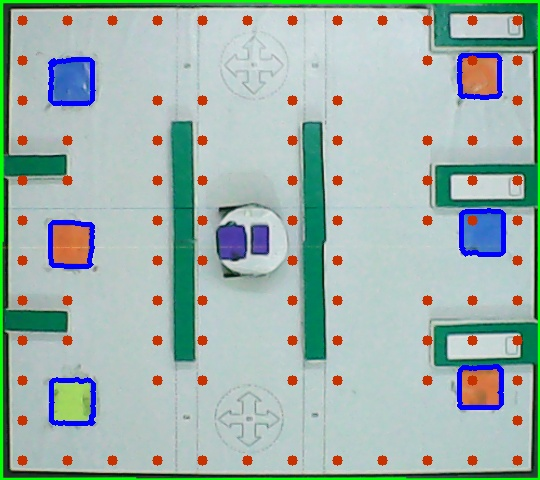
#> input picture task5/implementation code/dilated obstacle.jpg, 540 x 480 px; its folder holds only this picture in this run
$ python -i imglib.py   (imports and definitions only)   (Python 2 division)
#> lines starting #> are read from the running program, lines starting #| are printed output that depends on the picture; after the words box and inside, x2 and y2 are one past the last pixel; in counts of white or black regions, pixels touching at a corner belong together
#> further down, picture is the input picture: shape (480, 540, 3); mean B, G, R 173.1, 179, 157.2
import numpy
import cv2
import heapq
grid_line_x = 13
grid_line_y = 13
m=480/(grid_line_x-1)
n=540/(grid_line_y-1)
grid_map = [ [ 0 for i in range(grid_line_x-1) ] for j in range(grid_line_y-1) ]
###############################
# trims contours accoding to given area
#
#
#
def areacon(contours,area,sub):
        count=0
        #con=0
        for i in range(len(contours)):
                ar = cv2.contourArea(contours[i])
                #print ar,area
                if ar>area-sub and ar<area+sub:#detecting provision marker
                        contours[count]=contours[i]
                        count=count+1
                        #print count
        return contours,count


########################################
##############
# Image clipper
#
#
#
#
# [180 lines left out: functions imgclip, obstacle, markobstacle, grid_draw, solve, build_path, not called in this run]

###########################################################
class GridPoint(object):
    """Represent a position on a grid."""
    def __init__(self, x, y): #self referencing x and  y coordinates
        self.x = x
        self.y = y

    def __hash__(self): #returning hash value of the GridPoint object
        return hash((self.x, self.y))

    def __repr__(self):                         #returns values stored in current object, values are x and y coordinates
        return "(%d,%d)" % (self.y+1, self.x+1)

    def __eq__(self, other):
        return self.x == other.x and self.y == other.y

    # [22 lines left out: function get_moves, not called in this run]


#############################################################


###########################################
# calculate contours coordinates
#
#
#
#
def ccoor(contour):
        M = cv2.moments(contour)
        cx = int(M['m10']/M['m00'])
        cy = int(M['m01']/M['m00'])
        return cx,cy
###########################################
##################################
#idetifying markers and returning their array coordinates
#
#
#
#
def markers(img):
        marker = [ [ 0 for i in range(3) ] for j in range(8) ]
        count=0
        flag=1
        hsv = cv2.cvtColor(img,cv2.COLOR_BGR2HSV)
#> hsv: shape (480, 540, 3); mean H, S, V 81.9, 62, 190.3
        #Starting with red markers
        MIN= numpy.array([0,100,100],numpy.uint8)
        MAX= numpy.array([30,255,255],numpy.uint8)
        mask = cv2.inRange(hsv, MIN,MAX)
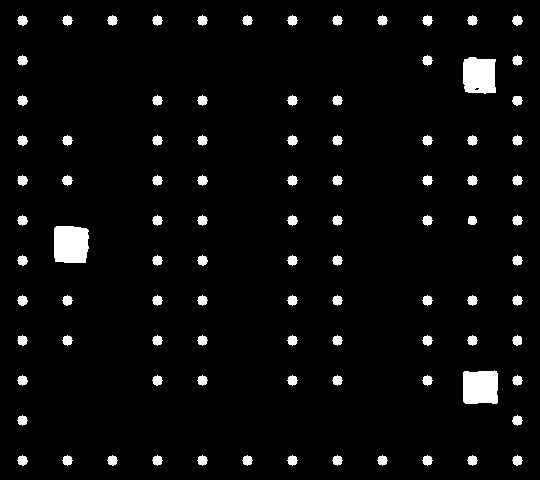
#> mask: shape (480, 540); 4.2% white; 95 white regions, largest, box (x1, y1, x2, y2) and area: (54, 226, 89, 263) 1212, (463, 370, 498, 404) 1122, (463, 57, 496, 94) 1089
        ret,thresh = cv2.threshold(mask,127,255,1)
#> thresh: shape (480, 540); 95.8% white; 95 black regions
        Rcontours, h = cv2.findContours(thresh,cv2.RETR_TREE,cv2.CHAIN_APPROX_SIMPLE)
#> Rcontours = 97 contours, 1 with area under 20; largest, box (x1, y1, x2, y2) and area: (0, 0, 540, 480) 258181, (53, 225, 90, 264) 1278, (462, 369, 499, 405) 1186, (462, 56, 497, 95) 1159, (16, 174, 29, 187) 100; h = 97 rows, first 6: [-1, -1, 1, -1], [2, -1, -1, 0], [3, 1, -1, 0], [4, 2, -1, 0], [5, 3, -1, 0], [6, 4, -1, 0]
        Rcontours=sorted(Rcontours, key = cv2.contourArea, reverse = True)[:5]
#> Rcontours = 5 contours; box (x1, y1, x2, y2) and area: (0, 0, 540, 480) 258181, (53, 225, 90, 264) 1278, (462, 369, 499, 405) 1186, (462, 56, 497, 95) 1159, (16, 174, 29, 187) 100
        Rcontours,length=areacon(Rcontours,1500,900)
#> the loop in areacon, `for i in range(len(contours)):` made 5 passes
#> ar on passes 1 to 5: 258181, 1277.5, 1186.5, 1159, 100.5
#> after the loop in areacon, `for i in range(len(contours)):`: contours = 5 contours; box (x1, y1, x2, y2) and area: (53, 225, 90, 264) 1278, (462, 369, 499, 405) 1186, (462, 56, 497, 95) 1159, (462, 56, 497, 95) 1159, (16, 174, 29, 187) 100; count = 3
#> Rcontours has the same summary as contours in areacon; length = 3
        if(length==0):
                flag=0
        Rcontours=sorted(Rcontours, key = cv2.contourArea, reverse = True)[:length]
#> Rcontours = 3 contours; box (x1, y1, x2, y2) and area: (53, 225, 90, 264) 1278, (462, 369, 499, 405) 1186, (462, 56, 497, 95) 1159
        cv2.drawContours(img,Rcontours,-1,(255,0,0),3)
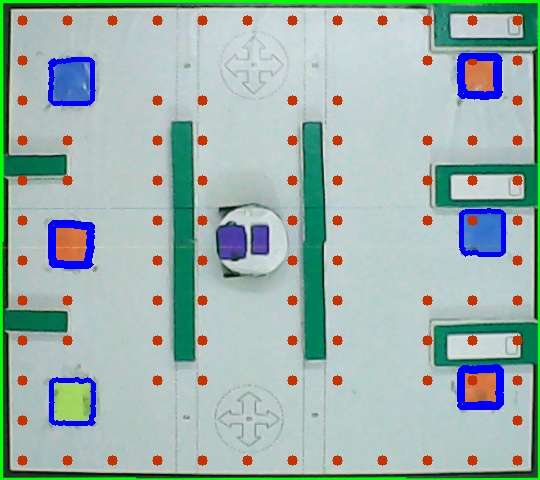
#> img: shape (480, 540, 3); 0.76% of pixels changed, all inside (x1, y1, x2, y2) = (51, 54, 501, 407)
        #print len(Rcontours)

        # blue markers
        MIN= numpy.array([95,100,100],numpy.uint8)
        MAX= numpy.array([130,255,255],numpy.uint8)
        mask = cv2.inRange(hsv, MIN,MAX)
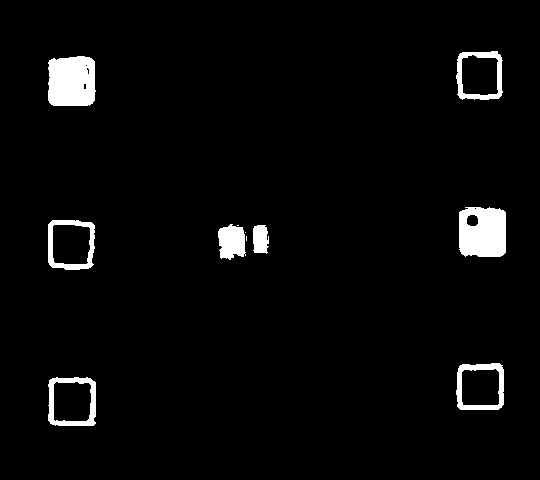
#> mask: shape (480, 540); 3.4% white; 11 white regions (3 under 20 px), largest, box (x1, y1, x2, y2) and area: (48, 56, 96, 106) 2200, (459, 207, 506, 257) 2124, (48, 377, 96, 426) 869
        ret,thresh = cv2.threshold(mask,127,255,1)
#> thresh: shape (480, 540); 96.6% white; 11 black regions (3 under 20 px)
        Bcontours, h = cv2.findContours(thresh,cv2.RETR_TREE,cv2.CHAIN_APPROX_SIMPLE)
#> Bcontours = 22 contours, 8 with area under 20; largest, box (x1, y1, x2, y2) and area: (0, 0, 540, 480) 258181, (47, 376, 97, 427) 2324, (458, 206, 507, 258) 2318, (47, 55, 97, 107) 2305, (47, 219, 96, 271) 2272; h = 22 rows, first 6: [-1, -1, 1, -1], [3, -1, 2, 0], [-1, -1, -1, 1], [5, 1, 4, 0], [-1, -1, -1, 3], [6, 3, -1, 0]
        Bcontours=sorted(Bcontours, key = cv2.contourArea, reverse = True)[:5]
#> Bcontours = 5 contours; box (x1, y1, x2, y2) and area: (0, 0, 540, 480) 258181, (47, 376, 97, 427) 2324, (458, 206, 507, 258) 2318, (47, 55, 97, 107) 2305, (47, 219, 96, 271) 2272
        Bcontours,length=areacon(Bcontours,1500,600)
#> the loop in areacon (call 2), `for i in range(len(contours)):` made 5 passes
#> ar on passes 1 to 5: 258181, 2323.5, 2318.5, 2305, 2272.5
#> after the loop in areacon (call 2), `for i in range(len(contours)):`: contours has the same summary as Bcontours in markers; count = 0
#> length = 0
        if(length==0):
                flag=0
        Bcontours=sorted(Bcontours, key = cv2.contourArea, reverse = True)[:length]
#> Bcontours = []

        #print "Blue markers",length
        cv2.drawContours(img,Bcontours,-1,(255,0,0),3)
        #yellow markers

        MIN= numpy.array([35,60,100],numpy.uint8)
        MAX= numpy.array([60,255,255],numpy.uint8)
        mask = cv2.inRange(hsv, MIN,MAX)
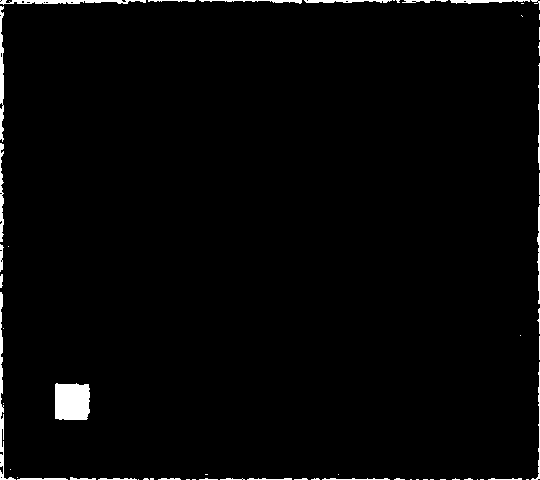
#> mask: shape (480, 540); 1.9% white; 63 white regions (35 under 20 px), largest, box (x1, y1, x2, y2) and area: (55, 383, 90, 420) 1222, (0, 292, 16, 480) 529, (0, 0, 146, 5) 431
        ret,thresh = cv2.threshold(mask,127,255,1)
#> thresh: shape (480, 540); 98.1% white; 63 black regions (35 under 20 px)
        Ycontours, h = cv2.findContours(thresh,cv2.RETR_TREE,cv2.CHAIN_APPROX_SIMPLE)
#> Ycontours = 38 contours, 36 with area under 20; largest, box (x1, y1, x2, y2) and area: (0, 0, 540, 480) 254327, (54, 382, 91, 421) 1290; h = 38 rows, first 6: [1, -1, -1, -1], [2, 0, -1, -1], [3, 1, -1, -1], [4, 2, -1, -1], [5, 3, -1, -1], [6, 4, -1, -1]
        Ycontours=sorted(Ycontours, key = cv2.contourArea, reverse = True)[:5]
#> Ycontours = 5 contours, 3 with area under 20; largest, box (x1, y1, x2, y2) and area: (0, 0, 540, 480) 254327, (54, 382, 91, 421) 1290
        #cv2.drawContours(img,Ycontours,-1,(255,0,0),3)
        Ycontours,length=areacon(Ycontours,1500,600)
#> after the loop in areacon (call 3), `for i in range(len(contours)):`: contours = 5 contours, 3 with area under 20; largest, box (x1, y1, x2, y2) and area: (54, 382, 91, 421) 1290, (54, 382, 91, 421) 1290; count = 1
#> Ycontours has the same summary as contours in areacon; length = 1
        if(length==0):
                flag=0
        Ycontours=sorted(Ycontours, key = cv2.contourArea, reverse = True)[:length]
#> Ycontours = 1 contour; box (x1, y1, x2, y2) and area: (54, 382, 91, 421) 1290
        cv2.drawContours(img,Ycontours,-1,(255,0,0),3)
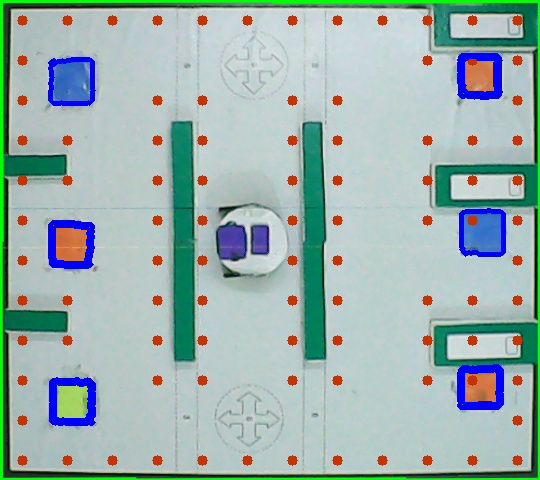
#> img: shape (480, 540, 3); 0.26% of pixels changed, all inside (x1, y1, x2, y2) = (52, 380, 93, 423)
        cv2.imshow("Rcon",img)
        #####returning coordiantes of marker with maximum demands

        if len(Rcontours)>=len(Bcontours):
                if(len(Rcontours)>=len(Ycontours)):
                        ##code here for R
                        count=0
                        for i in range(len(Rcontours)):
                                cx,cy=ccoor(Rcontours[i])
                                #cv2.circle(orig_img,(cx,cy), 5, (255,255,0), -1)
                                if cx < 270:#detecting provision marker
                                        #count=count+1
                                        marker[2][0]=cx
                                        marker[2][1]=cy
                                        marker[2][2]=2

                                else:#detecting demand markers
                                        marker[3+count][0]=cx
                                        marker[3+count][1]=cy
                                        marker[3+count][2]=2 #2 means red demand
                                        count=count+1
#> this loop made 3 passes
#> (cx, cy, count) on passes 2 to 3: (479, 386, 1), (478, 75, 2)
#> (cx, cy) on pass 1: (70, 243)
#> after the loop, count = 2; marker = [[0, 0, 0], [0, 0, 0], [70, 243, 2], [479, 386, 2], [478, 75, 2], [0, 0, 0], [0, 0, 0], [0, 0, 0]]
                        #code here for yellow
                        for i in range(len(Ycontours)):
                                cx,cy=ccoor(Ycontours[i])
                                #cv2.circle(orig_img,(cx,cy), 5, (255,255,0), -1)
                                if cx < 270:#detecting provision marker

                                        marker[1][0]=cx
                                        marker[1][1]=cy
                                        marker[1][2]=1

                                else:#detecting demand markers

                                        marker[3+count][0]=cx
                                        marker[3+count][1]=cy
                                        marker[3+count][2]=1 #1 means yellow demand
                                        count=count+1
#> this loop made 1 pass
#> (cx, cy) on pass 1: (71, 401)
#> after the loop, count = 2; marker = [[0, 0, 0], [71, 401, 1], [70, 243, 2], [479, 386, 2], [478, 75, 2], [0, 0, 0], [0, 0, 0], [0, 0, 0]]
                        #code for blue
                        for i in range(len(Bcontours)):
                                cx,cy=ccoor(Bcontours[i])
                                #cv2.circle(orig_img,(cx,cy), 5, (255,255,0), -1)
                                if cx < 270:#detecting provision marker

                                        marker[0][0]=cx
                                        marker[0][1]=cy
                                        marker[0][2]=0

                                else:#detecting demand markers

                                        marker[3+count][0]=cx
                                        marker[3+count][1]=cy
                                        marker[3+count][2]=0 #0 means blue demand
                                        count=count+1
#> this loop made 0 passes
#> after the loop, count = 2


                else:
                        #code here for yellow
                        count=0

                        for i in range(len(Ycontours)):
                                cx,cy=ccoor(Ycontours[i])
                                print cx,cy

                                #cv2.circle(orig_img,(cx,cy), 5, (255,255,0), -1)
                                if cx < 270:#detecting provision marker

                                        marker[1][0]=cx
                                        marker[1][1]=cy
                                        marker[1][2]=1

                                else:#detecting demand markers

                                        marker[3+count][0]=cx
                                        marker[3+count][1]=cy
                                        marker[3+count][2]=1 #1 means yellow demand
                                        count=count+1
                        #code for blue
                        for i in range(len(Bcontours)):
                                cx,cy=ccoor(Bcontours[i])
                                #cv2.circle(orig_img,(cx,cy), 5, (255,255,0), -1)
                                if cx < 270:#detecting provision marker

                                        marker[0][0]=cx
                                        marker[0][1]=cy
                                        marker[0][2]=0

                                else:#detecting demand markers

                                        marker[3+count][0]=cx
                                        marker[3+count][1]=cy
                                        marker[3+count][2]=0 #0 means blue demand
                                        count=count+1
                        #code for R
                        for i in range(len(Rcontours)):
                                cx,cy=ccoor(Rcontours[i])
                                #cv2.circle(orig_img,(cx,cy), 5, (255,255,0), -1)
                                if cx < 270:#detecting provision marker
                                        #count=count+1
                                        marker[2][0]=cx
                                        marker[2][1]=cy
                                        marker[2][2]=2

                                else:#detecting demand markers
                                        marker[3+count][0]=cx
                                        marker[3+count][1]=cy
                                        marker[3+count][2]=2 #2 means red demand
                                        count=count+1

        else:
                if(len(Bcontours)>=len(Ycontours)):
                        #code for B
                        count=0
                        for i in range(len(Bcontours)):
                                cx,cy=ccoor(Bcontours[i])
                                #cv2.circle(orig_img,(cx,cy), 5, (255,255,0), -1)
                                if cx < 270:#detecting provision marker

                                        marker[0][0]=cx
                                        marker[0][1]=cy
                                        marker[0][2]=0

                                else:#detecting demand markers

                                        marker[3+count][0]=cx
                                        marker[3+count][1]=cy
                                        marker[3+count][2]=0 #0 means blue demand
                                        count=count+1
                        #code for R
                        for i in range(len(Rcontours)):
                                cx,cy=ccoor(Rcontours[i])
                                #cv2.circle(orig_img,(cx,cy), 5, (255,255,0), -1)
                                if cx < 270:#detecting provision marker
                                        #count=count+1
                                        marker[2][0]=cx
                                        marker[2][1]=cy
                                        marker[2][2]=2

                                else:#detecting demand markers
                                        marker[3+count][0]=cx
                                        marker[3+count][1]=cy
                                        marker[3+count][2]=2 #2 means red demand
                                        count=count+1
                        #code here for yellow

                        for i in range(len(Ycontours)):
                                cx,cy=ccoor(Ycontours[i])
                                #cv2.circle(orig_img,(cx,cy), 5, (255,255,0), -1)
                                if cx < 270:#detecting provision marker

                                        marker[1][0]=cx
                                        marker[1][1]=cy
                                        marker[1][2]=1

                                else:#detecting demand markers

                                        marker[3+count][0]=cx
                                        marker[3+count][1]=cy
                                        marker[3+count][2]=1 #1 means yellow demand
                                        count=count+1
                else:
                        #code for Y
                        #code here for yellow
                        count=0
                        for i in range(len(Ycontours)):
                                cx,cy=ccoor(Ycontours[i])
                                #cv2.circle(orig_img,(cx,cy), 5, (255,255,0), -1)
                                if cx < 270:#detecting provision marker

                                        marker[1][0]=cx
                                        marker[1][1]=cy
                                        marker[1][2]=1

                                else:#detecting demand markers

                                        marker[3+count][0]=cx
                                        marker[3+count][1]=cy
                                        marker[3+count][2]=1 #1 means yellow demand
                                        count=count+1
                        #code for R
                        for i in range(len(Rcontours)):
                                cx,cy=ccoor(Rcontours[i])
                                #cv2.circle(orig_img,(cx,cy), 5, (255,255,0), -1)
                                if cx < 270:#detecting provision marker
                                        #count=count+1
                                        marker[2][0]=cx
                                        marker[2][1]=cy
                                        marker[2][2]=2

                                else:#detecting demand markers
                                        marker[3+count][0]=cx
                                        marker[3+count][1]=cy
                                        marker[3+count][2]=2 #2 means red demand
                                        count=count+1
                        #code for B

                        for i in range(len(Bcontours)):
                                cx,cy=ccoor(Bcontours[i])
                                #cv2.circle(orig_img,(cx,cy), 5, (255,255,0), -1)
                                if cx < 270:#detecting provision marker

                                        marker[0][0]=cx
                                        marker[0][1]=cy
                                        marker[0][2]=0

                                else:#detecting demand markers

                                        marker[3+count][0]=cx
                                        marker[3+count][1]=cy
                                        marker[3+count][2]=0 #0 means blue demand
                                        count=count+1


        return marker,flag
###########################################

>>> import cv2
>>> picture = cv2.imread('dilated obstacle.jpg')
>>> result = markers(picture)
#> result = ([[0, 0, 0], [71, 401, 1], [70, 243, 2], [479, 386, 2], [478, 75, 2], [0, 0, 0], [0, 0, 0], [0, 0, 0]], 0)
